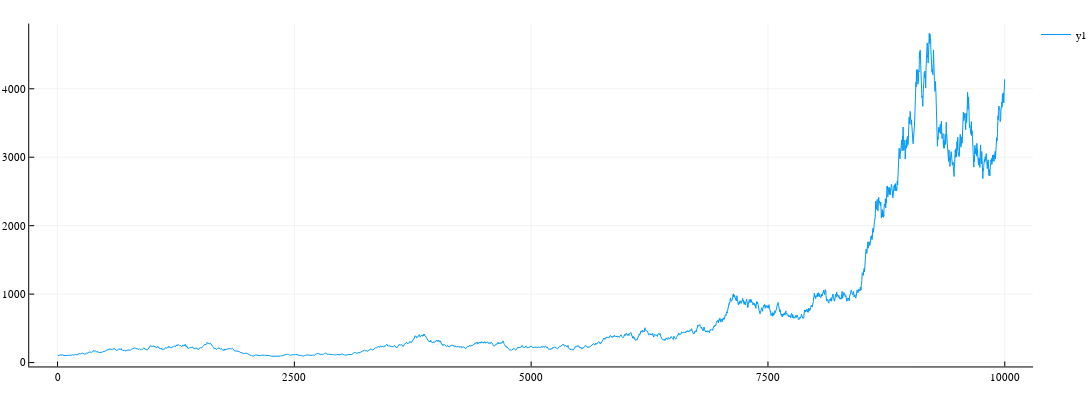

Write notebook code for a chart like this one.
### Code cell
function weiner(s::Vector{Float64}, days::Int, μ::Float64, σ::Float64)
    #s = Vector{Float64}(undef, days)
    s[1] = 100
    a::Float64 = μ/365.0
    b::Float64 = σ/sqrt(365.0)
    ϕ::Vector{Float64} = rand(Normal(0, 1), days)
    for i::Int in 2:days
        s[i] = s[i-1]*(1 + a + ϕ[i]*b)
    end  
    return s
end

function downscale(X::Vector{Int}, Y::Vector{Float64}, points::Int)
    days::Int = length(X)
    step::Float64 = 1
    if days > points
        step = days / points
    end
    println(step)
    XX = Vector{Float64}(undef, 0)
    YY = Vector{Float64}(undef, 0)
    for i in 1:step:days
        push!(XX, Int(i))
        push!(YY, Y[min(days, Int(round(i)))])
    end
    return XX, YY
end
days = 10000
μ, σ = 10.0/100, 30.0/100
# ϕ = rand(Normal(μ, σ*σ/365.0), days)
# histogram(ϕ)
X, Y = downscale(collect(1:days), weiner(Vector{Float64}(undef, days), days, μ, σ), 5000)
doplot(X, Y)

### Figure 1 — Plotly figure (JSON) as saved in the notebook; plotly's stock layout.template omitted (floating-point values rounded to 4 significant figures; data arrays with more than 128 entries replaced by an {"elided": "..."} marker saying what was removed)
{"data": [{"colorbar": {"title": {"text": ""}}, "hoverinfo": "text", "legendgroup": "y1", "line": {"color": "rgba(0, 154, 250, 1.000)", "dash": "solid", "shape": "linear", "width": 1}, "mode": "lines", "name": "y1", "showlegend": true, "text": {"elided": "5000 str values"}, "type": "scatter", "x": {"elided": "5000 int values"}, "xaxis": "x", "y": {"elided": "5000 float values"}, "yaxis": "y", "zmax": null, "zmin": null}], "layout": {"annotations": [], "height": 400, "legend": {"bgcolor": "rgba(255, 255, 255, 1.000)", "bordercolor": "rgba(0, 0, 0, 1)", "font": {"color": "rgba(0, 0, 0, 1)", "family": "sans-serif", "size": 11}, "tracegroupgap": 0, "x": 1, "y": 1}, "margin": {"b": 20, "l": 0, "r": 0, "t": 20}, "paper_bgcolor": "rgba(255, 255, 255, 1.000)", "plot_bgcolor": "rgba(255, 255, 255, 1.000)", "showlegend": true, "width": 1400, "xaxis": {"anchor": "y", "domain": [0.02821, 0.9972], "gridcolor": "rgba(0, 0, 0, 0.1)", "gridwidth": 0.5, "linecolor": "rgba(0, 0, 0, 1)", "mirror": false, "range": [-298.9, 10300.0], "showgrid": true, "showline": true, "showticklabels": true, "tickangle": 0, "tickcolor": "rgb(0, 0, 0)", "tickfont": {"color": "rgba(0, 0, 0, 1)", "family": "sans-serif", "size": 11}, "tickmode": "array", "ticks": "inside", "ticktext": ["0", "2500", "5000", "7500", "10000"], "tickvals": [0, 2500, 5000, 7500, 10000], "title": {"font": {"color": "rgba(0, 0, 0, 1)", "family": "sans-serif", "size": 15}, "text": ""}, "type": "linear", "visible": true, "zeroline": false, "zerolinecolor": "rgba(0, 0, 0, 1)"}, "yaxis": {"anchor": "x", "domain": [0.03762, 0.9902], "gridcolor": "rgba(0, 0, 0, 0.1)", "gridwidth": 0.5, "linecolor": "rgba(0, 0, 0, 1)", "mirror": false, "range": [-56.69, 4953.0], "showgrid": true, "showline": true, "showticklabels": true, "tickangle": 0, "tickcolor": "rgb(0, 0, 0)", "tickfont": {"color": "rgba(0, 0, 0, 1)", "family": "sans-serif", "size": 11}, "tickmode": "array", "ticks": "inside", "ticktext": ["0", "1000", "2000", "3000", "4000"], "tickvals": [0, 1000, 2000, 3000, 4000], "title": {"font": {"color": "rgba(0, 0, 0, 1)", "family": "sans-serif", "size": 15}, "text": ""}, "type": "linear", "visible": true, "zeroline": false, "zerolinecolor": "rgba(0, 0, 0, 1)"}}}
